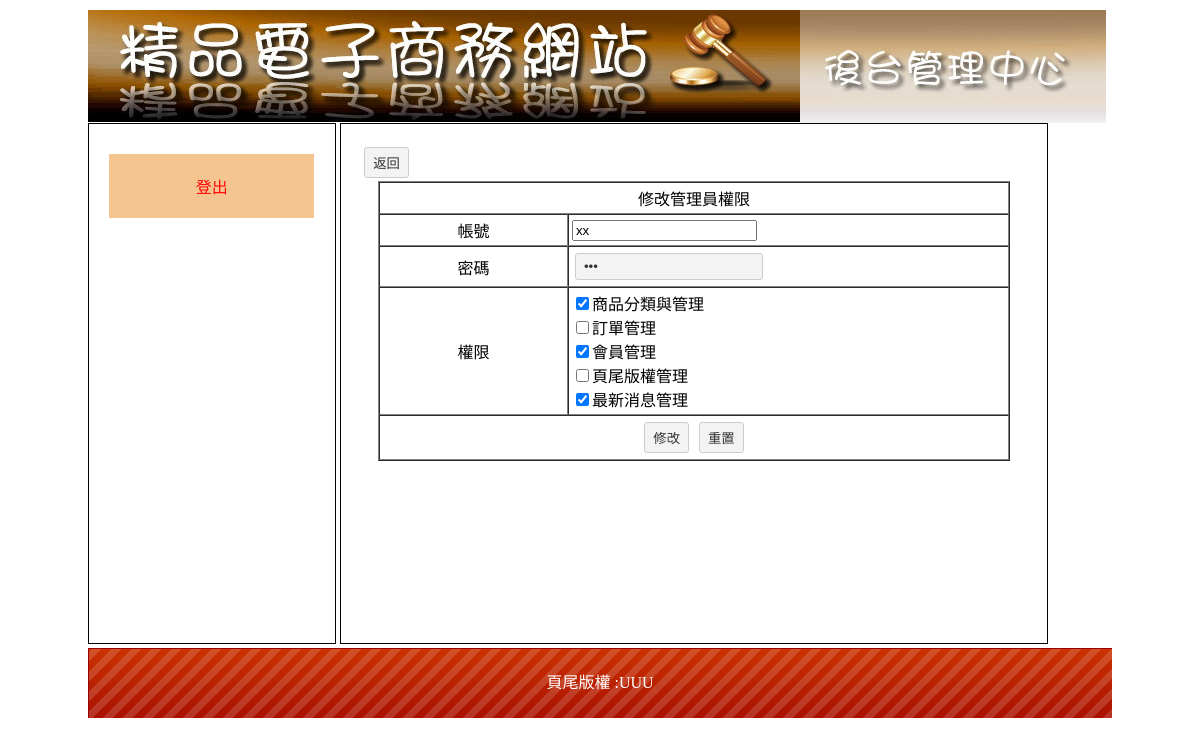
Screenshot of /admin.php?do=admin&redo=admin_update&no=9 with the database file from the repository.
### tables this page shows
CREATE TABLE `admin_member` (
  `a_m_seq` int(10) UNSIGNED NOT NULL,
  `a_m_id` text NOT NULL COMMENT '帳號',
  `a_m_pw` text NOT NULL COMMENT '密碼',
  `a_m_1` int(1) NOT NULL,
  `a_m_2` int(1) NOT NULL,
  `a_m_3` int(1) NOT NULL,
  `a_m_4` int(1) NOT NULL,
  `a_m_5` int(1) NOT NULL
);

CREATE TABLE `myfooter` (
  `m_seq` int(10) UNSIGNED NOT NULL,
  `m_footer` text NOT NULL
);

### admin_update.php (the view, shortened to what this page needs)
<?php
 $sql = "select * from admin_member where a_m_seq = '".$_GET["no"]."'";
 $rr = mysqli_query($link,$sql);
 $rrr = mysqli_fetch_assoc($rr);
?>
<input type="button" value="返回" onclick = "document.location.href='/'"><br>
<form method="post">
<table width="95%" border="1" align="center" cellpadding="3" cellspacing="0">
  <tr>
    <td colspan="2" align="center">修改管理員權限</td>
  </tr>
  <tr>
    <td align="center" width="30%">帳號</td>
    <td align="left"><input name="my_id" value="<?=$rrr["a_m_id"]?>"></td>
  </tr>
  <tr>
    <td align="center">密碼</td>
    <td align="left"><input type = "password" name="my_pw" value="<?=$rrr["a_m_pw"]?>"></td>
  </tr>
  <tr>
    <td align="center">權限</td>
    <td align="left">
      <input type = "checkbox" name="l1" value="1" <?php if($rrr["a_m_1"] == 1){ echo "checked";}?>>商品分類與管理<br>
      <input type = "checkbox" name="l2" value="1" <?php if($rrr["a_m_2"] == 1){ echo "checked";}?>>訂單管理<br>
      <input type = "checkbox" name="l3" value="1" <?php if($rrr["a_m_3"] == 1){ echo "checked";}?>>會員管理<br>
      <input type = "checkbox" name="l4" value="1" <?php if($rrr["a_m_4"] == 1){ echo "checked";}?>>頁尾版權管理<br>
      <input type = "checkbox" name="l5" value="1" <?php if($rrr["a_m_5"] == 1){ echo "checked";}?>>最新消息管理<br>
    </td>
  </tr>
  <tr>
    <td colspan="2" align="center">
      <input type = "submit" value="修改">
      <input type = "reset" value="重置">
    </td>
  </tr>
</table>
</form>

### footer.php
<?php
 $sql = "select * from myfooter";
 $rr = mysqli_query($link,$sql);
 $rrr = mysqli_fetch_assoc($rr);
?>
<?=$rrr["m_footer"]?>

### Manage Page_files/css.css (style rules this page uses)
body { font-family:"微軟正黑體"; }
input[type=text],input[type=password],input[type=submit],button,.button,input[type=reset],input[type=button],select，textarea,input[type=number] { background:#F3F3F3; border:#CCC 1px solid; border-radius:3px; padding:5px 8px 5px 8px; text-decoration:none; margin:3px; color:#333; }
input[type=text],input[type=password] { width:170px; }

### rows the page displays
admin_member: my_id "xx", a_m_1 "☑", a_m_3 "☑", a_m_5 "☑"
myfooter: m_footer "UUU"
